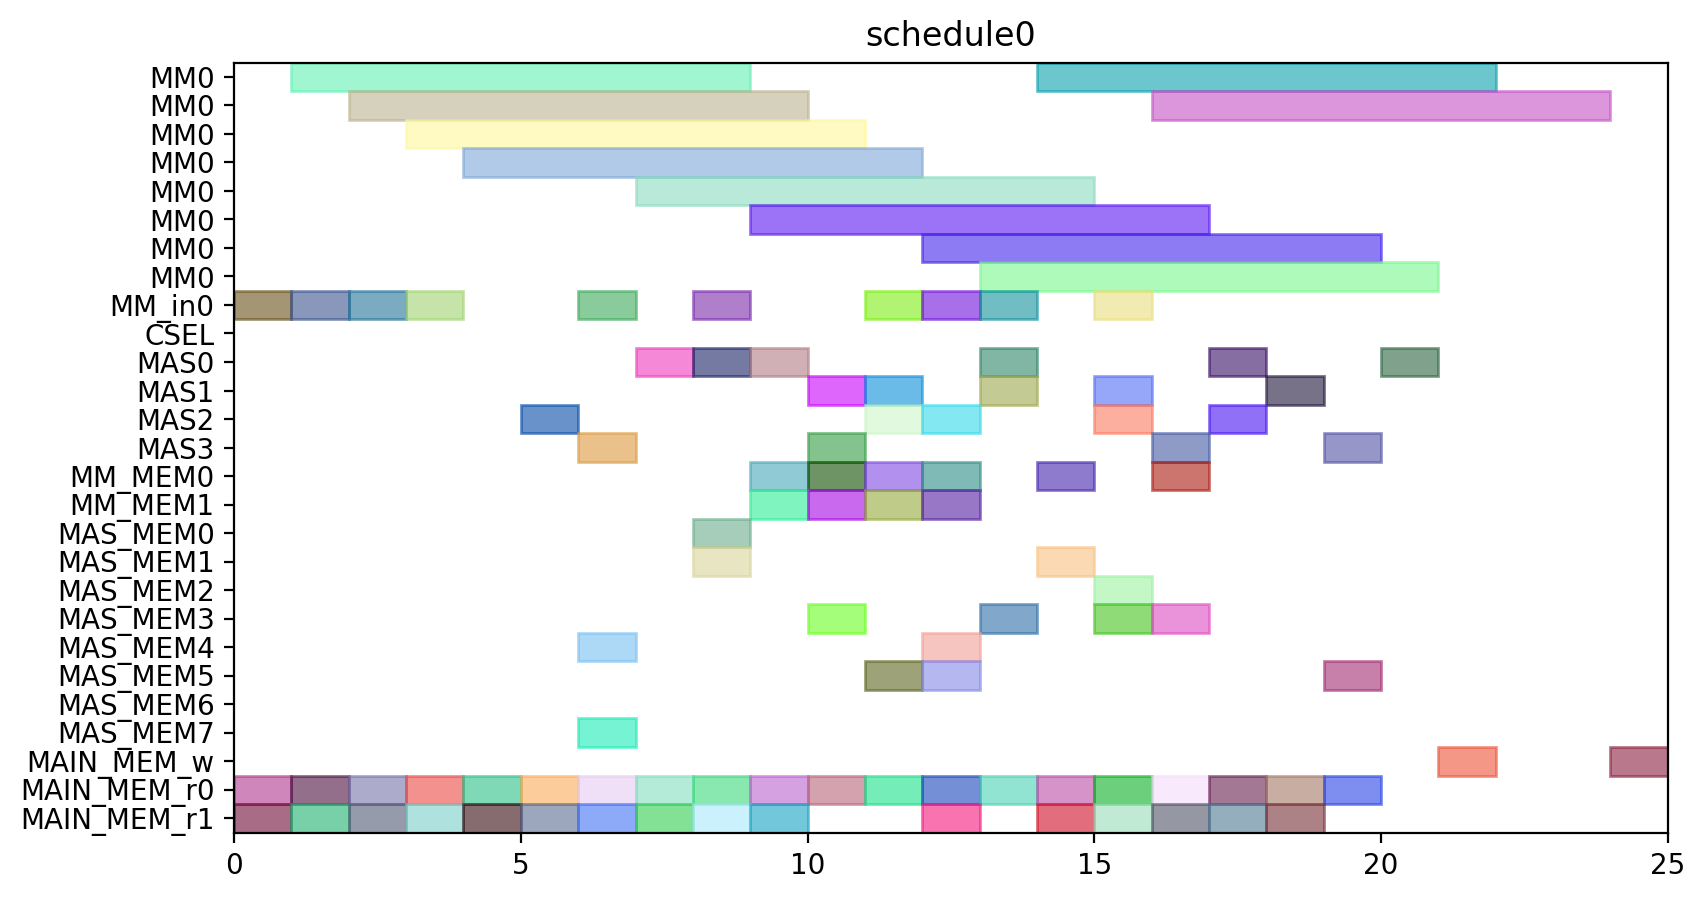

Write Python code to recreate this figure.
from pyschedule import Scenario, solvers, plotters, alt


def solve():
	horizon = 120
	S = Scenario("schedule0", horizon=horizon)

	# resource
	MM = S.Resources('MM', num=1, size=8)
	MM_in = S.Resources('MM_in', num=1)
	CSEL = S.Resource('CSEL')
	MAS = S.Resources('MAS', num=4, size=1, periods=range(1, horizon))
	MM_MEM = S.Resources('MM_MEM', num=2)
	MAS_MEM = S.Resources('MAS_MEM', num=8)
	MAIN_MEM_w = S.Resource('MAIN_MEM_w', size=1)
	MAIN_MEM_r = S.Resources('MAIN_MEM_r', num=2)

	# result of previous scheduling

	# new tasks
	t0_t0 = S.Task('t0_t0', length=8, delay_cost=1)
	t0_t0 += alt(MM)
	t0_t0_in = S.Task('t0_t0_in', length=1, delay_cost=1)
	t0_t0_in += alt(MM_in)
	S += t0_t0_in*MM_in[0]<=t0_t0*MM[0]
	t0_t0_mem0 = S.Task('t0_t0_mem0', length=1, delay_cost=1)
	t0_t0_mem0 += MAIN_MEM_r[0]
	S += t0_t0_mem0 <= t0_t0

	t0_t0_mem1 = S.Task('t0_t0_mem1', length=1, delay_cost=1)
	t0_t0_mem1 += MAIN_MEM_r[1]
	S += t0_t0_mem1 <= t0_t0

	t0_t1 = S.Task('t0_t1', length=8, delay_cost=1)
	t0_t1 += alt(MM)
	t0_t1_in = S.Task('t0_t1_in', length=1, delay_cost=1)
	t0_t1_in += alt(MM_in)
	S += t0_t1_in*MM_in[0]<=t0_t1*MM[0]
	t0_t1_mem0 = S.Task('t0_t1_mem0', length=1, delay_cost=1)
	t0_t1_mem0 += MAIN_MEM_r[0]
	S += t0_t1_mem0 <= t0_t1

	t0_t1_mem1 = S.Task('t0_t1_mem1', length=1, delay_cost=1)
	t0_t1_mem1 += MAIN_MEM_r[1]
	S += t0_t1_mem1 <= t0_t1

	t0_t2 = S.Task('t0_t2', length=1, delay_cost=1)
	t0_t2 += alt(MAS)
	t0_t2_mem0 = S.Task('t0_t2_mem0', length=1, delay_cost=1)
	t0_t2_mem0 += MAIN_MEM_r[0]
	S += t0_t2_mem0 <= t0_t2

	t0_t2_mem1 = S.Task('t0_t2_mem1', length=1, delay_cost=1)
	t0_t2_mem1 += MAIN_MEM_r[1]
	S += t0_t2_mem1 <= t0_t2

	t0_t3 = S.Task('t0_t3', length=1, delay_cost=1)
	t0_t3 += alt(MAS)
	t0_t3_mem0 = S.Task('t0_t3_mem0', length=1, delay_cost=1)
	t0_t3_mem0 += MAIN_MEM_r[0]
	S += t0_t3_mem0 <= t0_t3

	t0_t3_mem1 = S.Task('t0_t3_mem1', length=1, delay_cost=1)
	t0_t3_mem1 += MAIN_MEM_r[1]
	S += t0_t3_mem1 <= t0_t3

	t2_t0 = S.Task('t2_t0', length=8, delay_cost=1)
	t2_t0 += alt(MM)
	t2_t0_in = S.Task('t2_t0_in', length=1, delay_cost=1)
	t2_t0_in += alt(MM_in)
	S += t2_t0_in*MM_in[0]<=t2_t0*MM[0]
	t2_t0_mem0 = S.Task('t2_t0_mem0', length=1, delay_cost=1)
	t2_t0_mem0 += MAIN_MEM_r[0]
	S += t2_t0_mem0 <= t2_t0

	t2_t0_mem1 = S.Task('t2_t0_mem1', length=1, delay_cost=1)
	t2_t0_mem1 += MAIN_MEM_r[1]
	S += t2_t0_mem1 <= t2_t0

	t2_t1 = S.Task('t2_t1', length=8, delay_cost=1)
	t2_t1 += alt(MM)
	t2_t1_in = S.Task('t2_t1_in', length=1, delay_cost=1)
	t2_t1_in += alt(MM_in)
	S += t2_t1_in*MM_in[0]<=t2_t1*MM[0]
	t2_t1_mem0 = S.Task('t2_t1_mem0', length=1, delay_cost=1)
	t2_t1_mem0 += MAIN_MEM_r[0]
	S += t2_t1_mem0 <= t2_t1

	t2_t1_mem1 = S.Task('t2_t1_mem1', length=1, delay_cost=1)
	t2_t1_mem1 += MAIN_MEM_r[1]
	S += t2_t1_mem1 <= t2_t1

	t2_t2 = S.Task('t2_t2', length=1, delay_cost=1)
	t2_t2 += alt(MAS)
	t2_t2_mem0 = S.Task('t2_t2_mem0', length=1, delay_cost=1)
	t2_t2_mem0 += MAIN_MEM_r[0]
	S += t2_t2_mem0 <= t2_t2

	t2_t2_mem1 = S.Task('t2_t2_mem1', length=1, delay_cost=1)
	t2_t2_mem1 += MAIN_MEM_r[1]
	S += t2_t2_mem1 <= t2_t2

	t2_t3 = S.Task('t2_t3', length=1, delay_cost=1)
	t2_t3 += alt(MAS)
	t2_t3_mem0 = S.Task('t2_t3_mem0', length=1, delay_cost=1)
	t2_t3_mem0 += MAIN_MEM_r[0]
	S += t2_t3_mem0 <= t2_t3

	t2_t3_mem1 = S.Task('t2_t3_mem1', length=1, delay_cost=1)
	t2_t3_mem1 += MAIN_MEM_r[1]
	S += t2_t3_mem1 <= t2_t3

	t7_t2 = S.Task('t7_t2', length=1, delay_cost=1)
	t7_t2 += alt(MAS)
	t7_t2_mem0 = S.Task('t7_t2_mem0', length=1, delay_cost=1)
	t7_t2_mem0 += MAIN_MEM_r[0]
	S += t7_t2_mem0 <= t7_t2

	t7_t2_mem1 = S.Task('t7_t2_mem1', length=1, delay_cost=1)
	t7_t2_mem1 += MAIN_MEM_r[1]
	S += t7_t2_mem1 <= t7_t2

	t9_t2 = S.Task('t9_t2', length=1, delay_cost=1)
	t9_t2 += alt(MAS)
	t9_t2_mem0 = S.Task('t9_t2_mem0', length=1, delay_cost=1)
	t9_t2_mem0 += MAIN_MEM_r[0]
	S += t9_t2_mem0 <= t9_t2

	t9_t2_mem1 = S.Task('t9_t2_mem1', length=1, delay_cost=1)
	t9_t2_mem1 += MAIN_MEM_r[1]
	S += t9_t2_mem1 <= t9_t2

	t14_t2 = S.Task('t14_t2', length=1, delay_cost=1)
	t14_t2 += alt(MAS)
	t14_t2_mem0 = S.Task('t14_t2_mem0', length=1, delay_cost=1)
	t14_t2_mem0 += MAIN_MEM_r[0]
	S += t14_t2_mem0 <= t14_t2

	t14_t2_mem1 = S.Task('t14_t2_mem1', length=1, delay_cost=1)
	t14_t2_mem1 += MAIN_MEM_r[1]
	S += t14_t2_mem1 <= t14_t2

	new_TZ_t2 = S.Task('new_TZ_t2', length=1, delay_cost=1)
	new_TZ_t2 += alt(MAS)
	new_TZ_t2_mem0 = S.Task('new_TZ_t2_mem0', length=1, delay_cost=1)
	new_TZ_t2_mem0 += MAIN_MEM_r[0]
	S += new_TZ_t2_mem0 <= new_TZ_t2

	new_TZ_t2_mem1 = S.Task('new_TZ_t2_mem1', length=1, delay_cost=1)
	new_TZ_t2_mem1 += MAIN_MEM_r[1]
	S += new_TZ_t2_mem1 <= new_TZ_t2

	t16_t2 = S.Task('t16_t2', length=1, delay_cost=1)
	t16_t2 += alt(MAS)
	t16_t2_mem0 = S.Task('t16_t2_mem0', length=1, delay_cost=1)
	t16_t2_mem0 += MAIN_MEM_r[0]
	S += t16_t2_mem0 <= t16_t2

	t16_t2_mem1 = S.Task('t16_t2_mem1', length=1, delay_cost=1)
	t16_t2_mem1 += MAIN_MEM_r[1]
	S += t16_t2_mem1 <= t16_t2

	t17_t2 = S.Task('t17_t2', length=1, delay_cost=1)
	t17_t2 += alt(MAS)
	t17_t2_mem0 = S.Task('t17_t2_mem0', length=1, delay_cost=1)
	t17_t2_mem0 += MAIN_MEM_r[0]
	S += t17_t2_mem0 <= t17_t2

	t17_t2_mem1 = S.Task('t17_t2_mem1', length=1, delay_cost=1)
	t17_t2_mem1 += MAIN_MEM_r[1]
	S += t17_t2_mem1 <= t17_t2

	t0_t4 = S.Task('t0_t4', length=8, delay_cost=1)
	t0_t4 += alt(MM)
	t0_t4_in = S.Task('t0_t4_in', length=1, delay_cost=1)
	t0_t4_in += alt(MM_in)
	S += t0_t4_in*MM_in[0]<=t0_t4*MM[0]
	t0_t4_mem0 = S.Task('t0_t4_mem0', length=1, delay_cost=1)
	t0_t4_mem0 += alt(MAS_MEM)
	S += (t0_t2*MAS[0])-1 < t0_t4_mem0*MAS_MEM[0]
	S += (t0_t2*MAS[1])-1 < t0_t4_mem0*MAS_MEM[2]
	S += (t0_t2*MAS[2])-1 < t0_t4_mem0*MAS_MEM[4]
	S += (t0_t2*MAS[3])-1 < t0_t4_mem0*MAS_MEM[6]
	S += t0_t4_mem0 <= t0_t4

	t0_t4_mem1 = S.Task('t0_t4_mem1', length=1, delay_cost=1)
	t0_t4_mem1 += alt(MAS_MEM)
	S += (t0_t3*MAS[0])-1 < t0_t4_mem1*MAS_MEM[1]
	S += (t0_t3*MAS[1])-1 < t0_t4_mem1*MAS_MEM[3]
	S += (t0_t3*MAS[2])-1 < t0_t4_mem1*MAS_MEM[5]
	S += (t0_t3*MAS[3])-1 < t0_t4_mem1*MAS_MEM[7]
	S += t0_t4_mem1 <= t0_t4

	t00 = S.Task('t00', length=1, delay_cost=1)
	t00 += alt(MAS)
	t00_mem0 = S.Task('t00_mem0', length=1, delay_cost=1)
	t00_mem0 += alt(MM_MEM)
	S += (t0_t0*MM[0])-1 < t00_mem0*MM_MEM[0]
	S += t00_mem0 <= t00

	t00_mem1 = S.Task('t00_mem1', length=1, delay_cost=1)
	t00_mem1 += alt(MM_MEM)
	S += (t0_t1*MM[0])-1 < t00_mem1*MM_MEM[1]
	S += t00_mem1 <= t00

	t0_t5 = S.Task('t0_t5', length=1, delay_cost=1)
	t0_t5 += alt(MAS)
	t0_t5_mem0 = S.Task('t0_t5_mem0', length=1, delay_cost=1)
	t0_t5_mem0 += alt(MM_MEM)
	S += (t0_t0*MM[0])-1 < t0_t5_mem0*MM_MEM[0]
	S += t0_t5_mem0 <= t0_t5

	t0_t5_mem1 = S.Task('t0_t5_mem1', length=1, delay_cost=1)
	t0_t5_mem1 += alt(MM_MEM)
	S += (t0_t1*MM[0])-1 < t0_t5_mem1*MM_MEM[1]
	S += t0_t5_mem1 <= t0_t5

	t2_t4 = S.Task('t2_t4', length=8, delay_cost=1)
	t2_t4 += alt(MM)
	t2_t4_in = S.Task('t2_t4_in', length=1, delay_cost=1)
	t2_t4_in += alt(MM_in)
	S += t2_t4_in*MM_in[0]<=t2_t4*MM[0]
	t2_t4_mem0 = S.Task('t2_t4_mem0', length=1, delay_cost=1)
	t2_t4_mem0 += alt(MAS_MEM)
	S += (t2_t2*MAS[0])-1 < t2_t4_mem0*MAS_MEM[0]
	S += (t2_t2*MAS[1])-1 < t2_t4_mem0*MAS_MEM[2]
	S += (t2_t2*MAS[2])-1 < t2_t4_mem0*MAS_MEM[4]
	S += (t2_t2*MAS[3])-1 < t2_t4_mem0*MAS_MEM[6]
	S += t2_t4_mem0 <= t2_t4

	t2_t4_mem1 = S.Task('t2_t4_mem1', length=1, delay_cost=1)
	t2_t4_mem1 += alt(MAS_MEM)
	S += (t2_t3*MAS[0])-1 < t2_t4_mem1*MAS_MEM[1]
	S += (t2_t3*MAS[1])-1 < t2_t4_mem1*MAS_MEM[3]
	S += (t2_t3*MAS[2])-1 < t2_t4_mem1*MAS_MEM[5]
	S += (t2_t3*MAS[3])-1 < t2_t4_mem1*MAS_MEM[7]
	S += t2_t4_mem1 <= t2_t4

	t20 = S.Task('t20', length=1, delay_cost=1)
	t20 += alt(MAS)
	t20_mem0 = S.Task('t20_mem0', length=1, delay_cost=1)
	t20_mem0 += alt(MM_MEM)
	S += (t2_t0*MM[0])-1 < t20_mem0*MM_MEM[0]
	S += t20_mem0 <= t20

	t20_mem1 = S.Task('t20_mem1', length=1, delay_cost=1)
	t20_mem1 += alt(MM_MEM)
	S += (t2_t1*MM[0])-1 < t20_mem1*MM_MEM[1]
	S += t20_mem1 <= t20

	t2_t5 = S.Task('t2_t5', length=1, delay_cost=1)
	t2_t5 += alt(MAS)
	t2_t5_mem0 = S.Task('t2_t5_mem0', length=1, delay_cost=1)
	t2_t5_mem0 += alt(MM_MEM)
	S += (t2_t0*MM[0])-1 < t2_t5_mem0*MM_MEM[0]
	S += t2_t5_mem0 <= t2_t5

	t2_t5_mem1 = S.Task('t2_t5_mem1', length=1, delay_cost=1)
	t2_t5_mem1 += alt(MM_MEM)
	S += (t2_t1*MM[0])-1 < t2_t5_mem1*MM_MEM[1]
	S += t2_t5_mem1 <= t2_t5

	t01 = S.Task('t01', length=1, delay_cost=1)
	t01 += alt(MAS)
	t01_mem0 = S.Task('t01_mem0', length=1, delay_cost=1)
	t01_mem0 += alt(MM_MEM)
	S += (t0_t4*MM[0])-1 < t01_mem0*MM_MEM[0]
	S += t01_mem0 <= t01

	t01_mem1 = S.Task('t01_mem1', length=1, delay_cost=1)
	t01_mem1 += alt(MAS_MEM)
	S += (t0_t5*MAS[0])-1 < t01_mem1*MAS_MEM[1]
	S += (t0_t5*MAS[1])-1 < t01_mem1*MAS_MEM[3]
	S += (t0_t5*MAS[2])-1 < t01_mem1*MAS_MEM[5]
	S += (t0_t5*MAS[3])-1 < t01_mem1*MAS_MEM[7]
	S += t01_mem1 <= t01

	t10 = S.Task('t10', length=1, delay_cost=1)
	t10 += alt(MAS)
	t10_mem0 = S.Task('t10_mem0', length=1, delay_cost=1)
	t10_mem0 += MAIN_MEM_r[0]
	S += t10_mem0 <= t10

	t10_mem1 = S.Task('t10_mem1', length=1, delay_cost=1)
	t10_mem1 += alt(MAS_MEM)
	S += (t00*MAS[0])-1 < t10_mem1*MAS_MEM[1]
	S += (t00*MAS[1])-1 < t10_mem1*MAS_MEM[3]
	S += (t00*MAS[2])-1 < t10_mem1*MAS_MEM[5]
	S += (t00*MAS[3])-1 < t10_mem1*MAS_MEM[7]
	S += t10_mem1 <= t10

	t21 = S.Task('t21', length=1, delay_cost=1)
	t21 += alt(MAS)
	t21_mem0 = S.Task('t21_mem0', length=1, delay_cost=1)
	t21_mem0 += alt(MM_MEM)
	S += (t2_t4*MM[0])-1 < t21_mem0*MM_MEM[0]
	S += t21_mem0 <= t21

	t21_mem1 = S.Task('t21_mem1', length=1, delay_cost=1)
	t21_mem1 += alt(MAS_MEM)
	S += (t2_t5*MAS[0])-1 < t21_mem1*MAS_MEM[1]
	S += (t2_t5*MAS[1])-1 < t21_mem1*MAS_MEM[3]
	S += (t2_t5*MAS[2])-1 < t21_mem1*MAS_MEM[5]
	S += (t2_t5*MAS[3])-1 < t21_mem1*MAS_MEM[7]
	S += t21_mem1 <= t21

	t30 = S.Task('t30', length=1, delay_cost=1)
	t30 += alt(MAS)
	t30_mem0 = S.Task('t30_mem0', length=1, delay_cost=1)
	t30_mem0 += MAIN_MEM_r[0]
	S += t30_mem0 <= t30

	t30_mem1 = S.Task('t30_mem1', length=1, delay_cost=1)
	t30_mem1 += alt(MAS_MEM)
	S += (t20*MAS[0])-1 < t30_mem1*MAS_MEM[1]
	S += (t20*MAS[1])-1 < t30_mem1*MAS_MEM[3]
	S += (t20*MAS[2])-1 < t30_mem1*MAS_MEM[5]
	S += (t20*MAS[3])-1 < t30_mem1*MAS_MEM[7]
	S += t30_mem1 <= t30

	t11 = S.Task('t11', length=1, delay_cost=1)
	t11 += alt(MAS)
	t11_mem0 = S.Task('t11_mem0', length=1, delay_cost=1)
	t11_mem0 += MAIN_MEM_r[0]
	S += t11_mem0 <= t11

	t11_mem1 = S.Task('t11_mem1', length=1, delay_cost=1)
	t11_mem1 += alt(MAS_MEM)
	S += (t01*MAS[0])-1 < t11_mem1*MAS_MEM[1]
	S += (t01*MAS[1])-1 < t11_mem1*MAS_MEM[3]
	S += (t01*MAS[2])-1 < t11_mem1*MAS_MEM[5]
	S += (t01*MAS[3])-1 < t11_mem1*MAS_MEM[7]
	S += t11_mem1 <= t11

	t31 = S.Task('t31', length=1, delay_cost=1)
	t31 += alt(MAS)
	t31_mem0 = S.Task('t31_mem0', length=1, delay_cost=1)
	t31_mem0 += MAIN_MEM_r[0]
	S += t31_mem0 <= t31

	t31_mem1 = S.Task('t31_mem1', length=1, delay_cost=1)
	t31_mem1 += alt(MAS_MEM)
	S += (t21*MAS[0])-1 < t31_mem1*MAS_MEM[1]
	S += (t21*MAS[1])-1 < t31_mem1*MAS_MEM[3]
	S += (t21*MAS[2])-1 < t31_mem1*MAS_MEM[5]
	S += (t21*MAS[3])-1 < t31_mem1*MAS_MEM[7]
	S += t31_mem1 <= t31

	c010 = S.Task('c010', length=8, delay_cost=1)
	c010 += alt(MM)
	c010_in = S.Task('c010_in', length=1, delay_cost=1)
	c010_in += alt(MM_in)
	S += c010_in*MM_in[0]<=c010*MM[0]
	S += 0<c010

	c010_w = S.Task('c010_w', length=1, delay_cost=1)
	c010_w += alt(MAIN_MEM_w)
	S += c010 <= c010_w

	c010_mem0 = S.Task('c010_mem0', length=1, delay_cost=1)
	c010_mem0 += alt(MAS_MEM)
	S += (t30*MAS[0])-1 < c010_mem0*MAS_MEM[0]
	S += (t30*MAS[1])-1 < c010_mem0*MAS_MEM[2]
	S += (t30*MAS[2])-1 < c010_mem0*MAS_MEM[4]
	S += (t30*MAS[3])-1 < c010_mem0*MAS_MEM[6]
	S += c010_mem0 <= c010

	c010_mem1 = S.Task('c010_mem1', length=1, delay_cost=1)
	c010_mem1 += MAIN_MEM_r[1]
	S += c010_mem1 <= c010

	c200 = S.Task('c200', length=8, delay_cost=1)
	c200 += alt(MM)
	c200_in = S.Task('c200_in', length=1, delay_cost=1)
	c200_in += alt(MM_in)
	S += c200_in*MM_in[0]<=c200*MM[0]
	S += 0<c200

	c200_w = S.Task('c200_w', length=1, delay_cost=1)
	c200_w += alt(MAIN_MEM_w)
	S += c200 <= c200_w

	c200_mem0 = S.Task('c200_mem0', length=1, delay_cost=1)
	c200_mem0 += alt(MAS_MEM)
	S += (t10*MAS[0])-1 < c200_mem0*MAS_MEM[0]
	S += (t10*MAS[1])-1 < c200_mem0*MAS_MEM[2]
	S += (t10*MAS[2])-1 < c200_mem0*MAS_MEM[4]
	S += (t10*MAS[3])-1 < c200_mem0*MAS_MEM[6]
	S += c200_mem0 <= c200

	c200_mem1 = S.Task('c200_mem1', length=1, delay_cost=1)
	c200_mem1 += MAIN_MEM_r[1]
	S += c200_mem1 <= c200

	t16_t0 = S.Task('t16_t0', length=8, delay_cost=1)
	t16_t0 += alt(MM)
	t16_t0_in = S.Task('t16_t0_in', length=1, delay_cost=1)
	t16_t0_in += alt(MM_in)
	S += t16_t0_in*MM_in[0]<=t16_t0*MM[0]
	t16_t0_mem0 = S.Task('t16_t0_mem0', length=1, delay_cost=1)
	t16_t0_mem0 += MAIN_MEM_r[0]
	S += t16_t0_mem0 <= t16_t0

	t16_t0_mem1 = S.Task('t16_t0_mem1', length=1, delay_cost=1)
	t16_t0_mem1 += alt(MAS_MEM)
	S += (t30*MAS[0])-1 < t16_t0_mem1*MAS_MEM[1]
	S += (t30*MAS[1])-1 < t16_t0_mem1*MAS_MEM[3]
	S += (t30*MAS[2])-1 < t16_t0_mem1*MAS_MEM[5]
	S += (t30*MAS[3])-1 < t16_t0_mem1*MAS_MEM[7]
	S += t16_t0_mem1 <= t16_t0

	t17_t0 = S.Task('t17_t0', length=8, delay_cost=1)
	t17_t0 += alt(MM)
	t17_t0_in = S.Task('t17_t0_in', length=1, delay_cost=1)
	t17_t0_in += alt(MM_in)
	S += t17_t0_in*MM_in[0]<=t17_t0*MM[0]
	t17_t0_mem0 = S.Task('t17_t0_mem0', length=1, delay_cost=1)
	t17_t0_mem0 += MAIN_MEM_r[0]
	S += t17_t0_mem0 <= t17_t0

	t17_t0_mem1 = S.Task('t17_t0_mem1', length=1, delay_cost=1)
	t17_t0_mem1 += alt(MAS_MEM)
	S += (t10*MAS[0])-1 < t17_t0_mem1*MAS_MEM[1]
	S += (t10*MAS[1])-1 < t17_t0_mem1*MAS_MEM[3]
	S += (t10*MAS[2])-1 < t17_t0_mem1*MAS_MEM[5]
	S += (t10*MAS[3])-1 < t17_t0_mem1*MAS_MEM[7]
	S += t17_t0_mem1 <= t17_t0

	solvers.mip.solve(S,msg=1,kind='CPLEX',ratio_gap=1.01)

	solution = [['hoge']*len(S.solution()[1]) for i in range(len(S.solution()))]
	for i in range(len(S.solution())):
		for j in range(len(S.solution()[i])):
			solution[i][j]=str(S.solution()[i][j])
	print(solution)

	cycles = int(solution[-1][3])

	pic_file_name = "/home/mfukuda/ABE/multiRAM_multiMAS_16mux/scheduling_result/stage8MM1_stage1MAS4/EP2_ADD_w_EVAL/schedule0.png"
	if(S.solution() != []):
		plotters.matplotlib.plot(S,img_filename=pic_file_name, show_task_labels=False, fig_size=(cycles*0.25+3, 5))

	return solution
